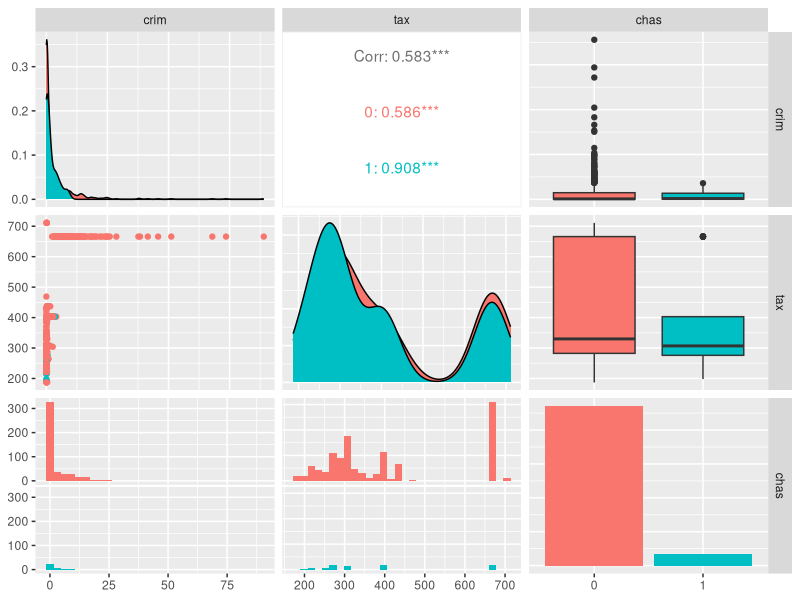
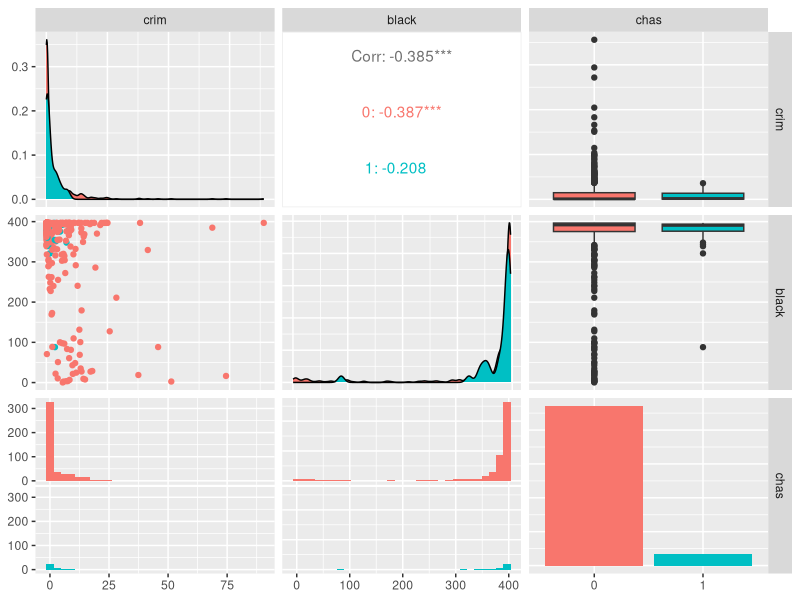
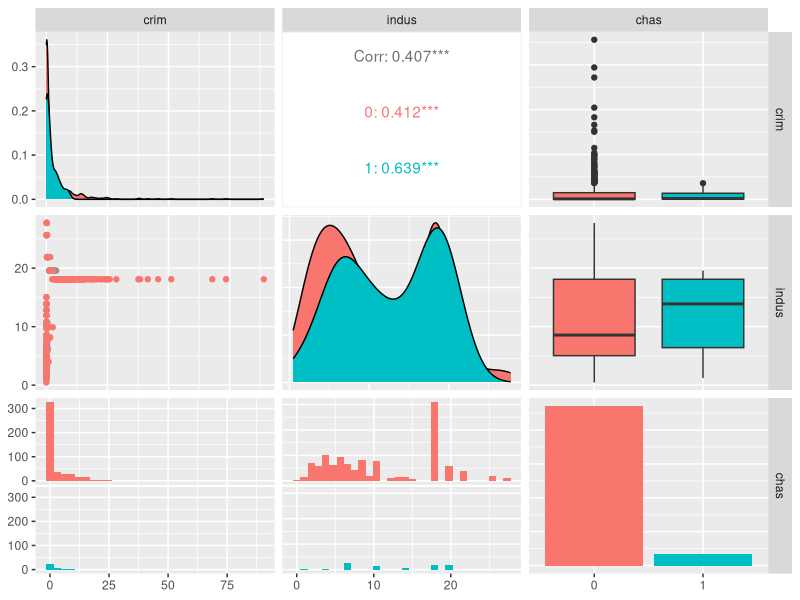
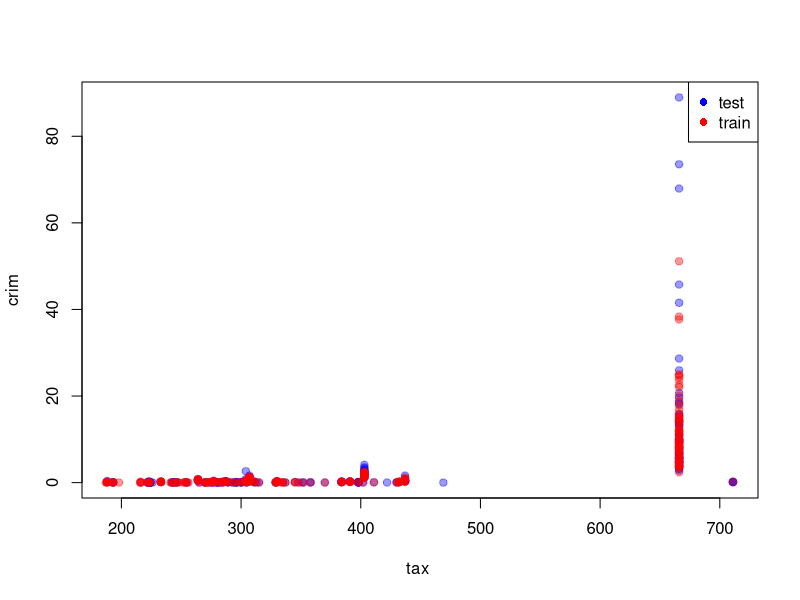
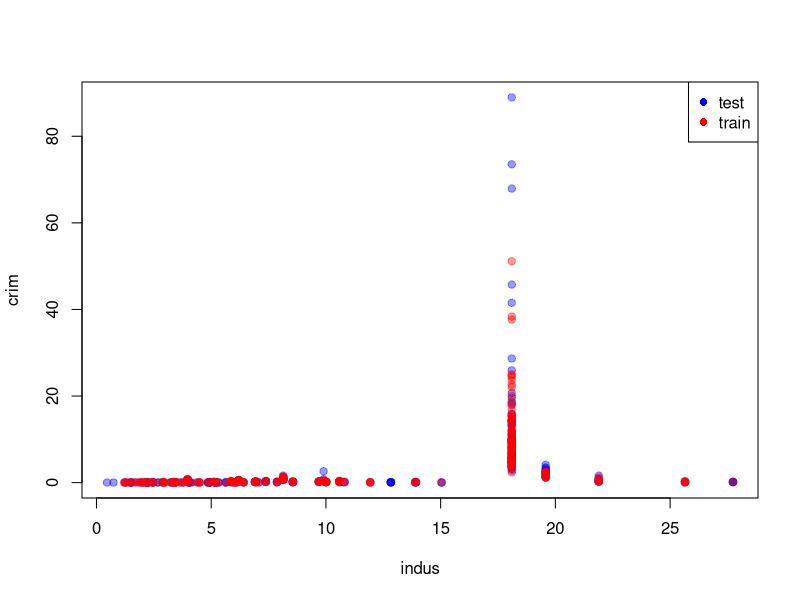
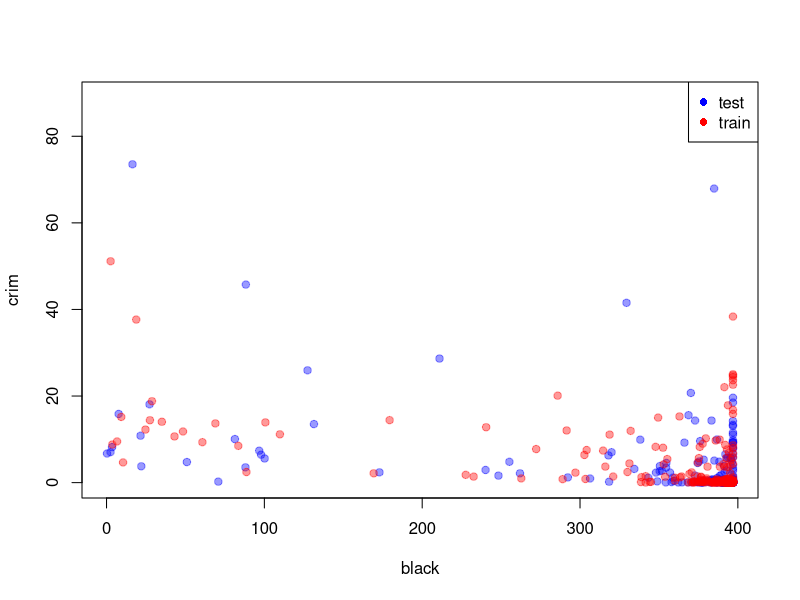
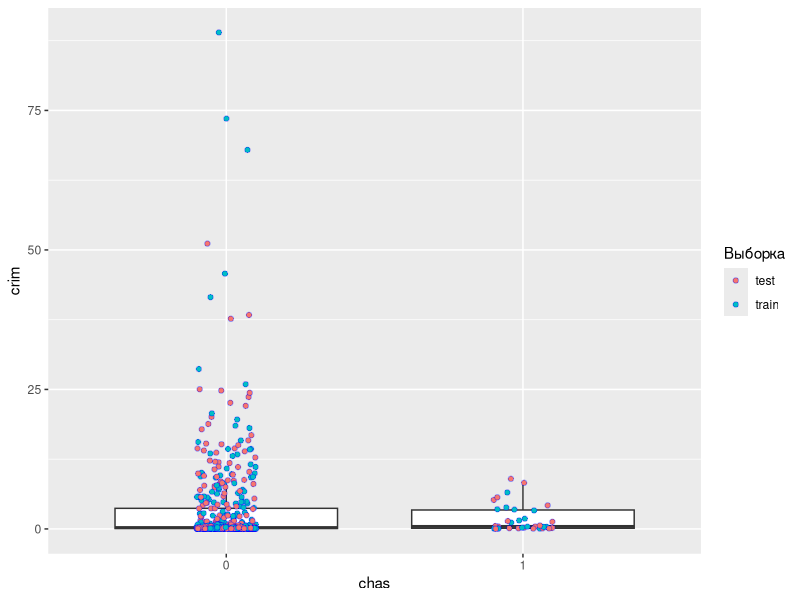
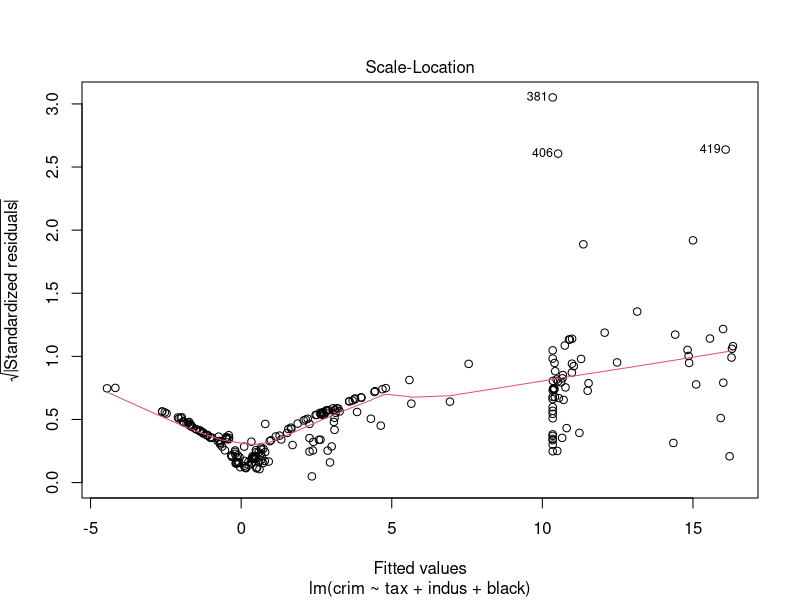

These charts were generated, in order, by the following R code:
## ---- chunk 1

# загрузка пакетов
library('MASS')         # загружаем пакет
library('GGally')       # графики совместного разброса переменных
library('lmtest')       # тесты остатков регрессионных моделей
library('FNN')          # алгоритм kNN
library('boot')              # расчёт ошибки с кросс-валидацией

knitr::opts_chunk$set(echo = TRUE)
## ---- chunk 2

my.seed <- 2

DF.boston <- subset(Boston, select = c(crim, tax, black, indus, chas))

#DF.boston <- Boston

head(DF.boston)

str(DF.boston) 

## ---- chunk 3

summary(DF.boston)

## ---- chunk 4

table(DF.boston$chas)

## ---- chunk 5

# переводим дискретные количественные переменные в факторы
DF.boston$chas <- as.factor(DF.boston$chas)

# графики разброса, цвет -- количество цилиндров
ggpairs(DF.boston[, c(1, 2, 5)], ggplot2::aes(color = chas))

ggpairs(DF.boston[, c(1, 3, 5)], ggplot2::aes(color = chas))

ggpairs(DF.boston[, c(1, 4, 5)], ggplot2::aes(color = chas))
## ---- chunk 6
#### Графики зависимости  crim ~ tax ,  crim ~ indus,  crim ~ black
#plot(DF.boston$tax , DF.boston$crim,
#     xlab = 'tax ', ylab = 'crim', pch = 21,
#     col = rgb(0, 0, 1, alpha = 0.4), bg = rgb(0, 0, 1, alpha = 0.4))

#plot(DF.boston$indus, DF.boston$crim,
#     xlab = 'indus', ylab = 'crim', pch = 21,
#     col = rgb(0, 0, 1, alpha = 0.4), bg = rgb(0, 0, 1, alpha = 0.4))

#plot(DF.boston$black, DF.boston$crim,
 #    xlab = 'black', ylab = 'crim', pch = 21,
 #    col = rgb(0, 0, 1, alpha = 0.4), bg = rgb(0, 0, 1, alpha = 0.4))

## ---- chunk 7
# общее число наблюдений
n <- nrow(DF.boston)

# доля обучающей выборки
train.percent <- 0.5

# выбрать наблюдения в обучающую выборку
set.seed(my.seed)
inTrain <- sample(1:n, n * train.percent)

# фактические значения Y на тестовой выборке
y.test.fact <- DF.boston$crim[-inTrain]

# рисуем разными цветами обучающую и тестовую
plot(DF.boston$tax [inTrain], DF.boston$crim[inTrain],
     xlab = 'tax ', ylab = 'crim', pch = 21,
     col = rgb(0, 0, 1, alpha = 0.4), bg = rgb(0, 0, 1, alpha = 0.4))
points(DF.boston$tax [-inTrain], DF.boston$crim[-inTrain],
       pch = 21, col = rgb(1, 0, 0, alpha = 0.4), 
       bg = rgb(1, 0, 0, alpha = 0.4))
legend('topright', 
       pch = c(16, 16), col = c('blue', 'red'), legend = c('test', 'train'))

plot(DF.boston$indus[inTrain], DF.boston$crim[inTrain],
     xlab = 'indus', ylab = 'crim', pch = 21,
     col = rgb(0, 0, 1, alpha = 0.4), bg = rgb(0, 0, 1, alpha = 0.4))
points(DF.boston$indus[-inTrain], DF.boston$crim[-inTrain],
       pch = 21, col = rgb(1, 0, 0, alpha = 0.4), 
       bg = rgb(1, 0, 0, alpha = 0.4))
legend('topright', 
       pch = c(16, 16), col = c('blue', 'red'), legend = c('test', 'train'))

plot(DF.boston$black[inTrain], DF.boston$crim[inTrain],
     xlab = 'black', ylab = 'crim', pch = 21,
     col = rgb(0, 0, 1, alpha = 0.4), bg = rgb(0, 0, 1, alpha = 0.4))
points(DF.boston$black[-inTrain], DF.boston$crim[-inTrain],
       pch = 21, col = rgb(1, 0, 0, alpha = 0.4), 
       bg = rgb(1, 0, 0, alpha = 0.4))
legend('topright', 
       pch = c(16, 16), col = c('blue', 'red'), legend = c('test', 'train'))



DF.boston$Выборка <- 1
DF.boston$Выборка[inTrain] <- 2
DF.boston$Выборка <- as.factor(DF.boston$Выборка)
levels(DF.boston$Выборка) <- c('test','train')

ggplot(
  DF.boston, aes(x = chas, y = crim)) + 
  geom_boxplot(outlier.shape = NA) + 
  geom_jitter(aes(bg = Выборка),position = position_jitter(width = .1, height = 0),
  pch = 21, col = rgb(0, 0, 1, alpha = 0.4)
  )

## ---- chunk 8

# присоединить таблицу с данными: названия стоблцов будут доступны напрямую
attach(DF.boston)

# подгонка модели на обучающей выборке
fit.lm.1_1 <- lm(crim ~ tax  + indus + black + chas, subset = inTrain)

# подгонка линейной модели на обучающей выборке
fit.lm.1_1 <- lm(crim ~ tax  + indus + black + chas, 
               subset = inTrain)
# прогноз на тестовую
y.test.lm.1_1 <- predict(fit.lm.1_1, DF.boston[-inTrain, ])

# считаем MSE на тестовой выборке
MSE.lm.1_1 <- mean((y.test.fact - y.test.lm.1_1)^2)

# отсоединить таблицу с данными
detach(DF.boston)

# смотрим ошибку
MSE.lm.1_1

## ---- chunk 9

# присоединить таблицу с данными: названия стоблцов будут доступны напрямую
attach(DF.boston)

# подгонка модели на обучающей выборке
fit.lm.2_1 <- lm(crim ~ poly(tax , 2) + poly(indus, 2) + poly(black, 2) + chas, subset = inTrain)

# прогноз на тестовую
y.test.lm.2_1 <- predict(fit.lm.2_1, DF.boston[-inTrain, ])

# считаем MSE на тестовой выборке
MSE.lm.2_1 <- round(mean((y.test.fact - y.test.lm.2_1)^2), 2)

# отсоединить таблицу с данными

detach(DF.boston)

# смотрим ошибку
MSE.lm.2_1

## ---- chunk 10

attach(DF.boston)

# подгонка модели на обучающей выборке
fit.lm.3_1 <- lm(crim ~ poly(tax , 3)  + poly(indus, 3) + poly(black, 3) + chas, 
               subset = inTrain)

# прогноз на тестовую
y.test.lm.3_1 <- predict(fit.lm.3_1, DF.boston[-inTrain, ])

# считаем MSE на тестовой выборке
MSE.lm.3_1 <- round(mean((y.test.fact - y.test.lm.3_1)^2), 2)

# отсоединить таблицу с данными
detach(DF.boston)

# смотрим ошибку
MSE.lm.3_1

## ---- chunk 11

# подгонка линейной модели на обучающей выборке
fit.glm_1 <- glm(crim ~ tax  + indus + black + chas, data = DF.boston)

# считаем LOOCV-ошибку
cv.err_1 <- cv.glm(DF.boston, fit.glm_1)

# результат: первое число -- по формуле LOOCV-ошибки,
#  второе -- с поправкой на смещение
cv.err_1$delta[1]

## ---- chunk 12

# вектор с LOOCV-ошибками
cv.err.loocv_1 <- rep(0, 5)
# имена элементов вектора
names(cv.err.loocv_1) <- 1:5

# цикл по степеням полиномов
for (i in 1:5) {
  # оценка модели
  fit.glm_1 <- glm(crim ~ poly(tax , i)  + poly(indus, i) + poly(black, i) + chas, data = DF.boston)
  # расчёт ошибки
  cv.err.loocv_1[i] <- cv.glm(DF.boston, fit.glm_1)$delta[1]
}

# результат
cv.err.loocv_1

## ---- chunk 13

# присоединить таблицу с данными: названия стоблцов будут доступны напрямую
attach(DF.boston)

# подгонка модели на обучающей выборке
fit.lm.1 <- lm(crim ~ tax  + indus + black, subset = inTrain)

# подгонка линейной модели на обучающей выборке
fit.lm.1 <- lm(crim ~ tax  + indus + black, 
               subset = inTrain)
# прогноз на тестовую
y.test.lm.1 <- predict(fit.lm.1, DF.boston[-inTrain, ])

# считаем MSE на тестовой выборке
MSE.lm.1 <- mean((y.test.fact - y.test.lm.1)^2)

# отсоединить таблицу с данными
detach(DF.boston)

# смотрим ошибку
MSE.lm.1

## ---- chunk 14

# присоединить таблицу с данными: названия стоблцов будут доступны напрямую
attach(DF.boston)

# подгонка модели на обучающей выборке
fit.lm.2 <- lm(crim ~ poly(tax , 2) + poly(indus, 2) + poly(black, 2), subset = inTrain)

# прогноз на тестовую
y.test.lm.2 <- predict(fit.lm.2, DF.boston[-inTrain, ])

# считаем MSE на тестовой выборке
MSE.lm.2 <- round(mean((y.test.fact - y.test.lm.2)^2), 2)

# отсоединить таблицу с данными

detach(DF.boston)

# смотрим ошибку
MSE.lm.2

## ---- chunk 15

attach(DF.boston)

# подгонка модели на обучающей выборке
fit.lm.3 <- lm(crim ~ poly(tax , 3)  + poly(indus, 3) + poly(black, 3), 
               subset = inTrain)

# прогноз на тестовую
y.test.lm.3 <- predict(fit.lm.3, DF.boston[-inTrain, ])

# считаем MSE на тестовой выборке
MSE.lm.3 <- round(mean((y.test.fact - y.test.lm.3)^2), 2)

# отсоединить таблицу с данными
detach(DF.boston)

# смотрим ошибку
MSE.lm.3

## ---- chunk 16

# подгонка линейной модели на обучающей выборке
fit.glm <- glm(crim ~ tax  + indus + black, data = DF.boston)

# считаем LOOCV-ошибку
cv.err <- cv.glm(DF.boston, fit.glm)

# результат: первое число -- по формуле LOOCV-ошибки,
#  второе -- с поправкой на смещение
cv.err$delta[1]

## ---- chunk 17

# вектор с LOOCV-ошибками
cv.err.loocv <- rep(0, 5)
# имена элементов вектора
names(cv.err.loocv) <- 1:5

# цикл по степеням полиномов
for (i in 1:5) {
  # оценка модели
  fit.glm <- glm(crim ~ poly(tax , i)  + poly(indus, i) + poly(black, i), data = DF.boston)
  # расчёт ошибки
  cv.err.loocv[i] <- cv.glm(DF.boston, fit.glm)$delta[1]
}

# результат
cv.err.loocv

## ---- chunk 18


# оценим точность полиномиальных моделей, меняя степень
# вектор с ошибками по 5-ти кратной кросс-валидации
cv.err.k.fold5 <- rep(0, 5)
# имена элементов вектора
names(cv.err.k.fold5) <- 1:5

# цикл по степеням полиномов
for (i in 1:5) {
  # оценка модели
  fit.glm <- glm(crim ~ poly(tax , i) + poly(indus, i) + poly(black, i), data = DF.boston)
  # расчёт ошибки
  cv.err.k.fold5[i] <- cv.glm(DF.boston, fit.glm, K = 5)$delta[1]
}

# результат
cv.err.k.fold5

## ---- chunk 19

# оценим точность полиномиальных моделей, меняя степень
# вектор с ошибками по 10-кратной кросс-валидации
cv.err.k.fold10 <- rep(0, 5)
# имена элементов вектора
names(cv.err.k.fold10) <- 1:5

# цикл по степеням полиномов
for (i in 1:5) {
  # оценка модели
  fit.glm <- glm(crim ~ poly(tax , i) + poly(indus, i) + poly(black, i), data = DF.boston)
  # расчёт ошибки
  cv.err.k.fold10[i] <- cv.glm(DF.boston, fit.glm, K = 10)$delta[1]
}

# результат
cv.err.k.fold10

## ---- chunk 20


# оценим точность полиномиальных моделей, меняя степень
# вектор с ошибками по 5-ти кратной кросс-валидации
cv.err.k.fold5_1 <- rep(0, 5)
# имена элементов вектора
names(cv.err.k.fold5_1) <- 1:5

# цикл по степеням полиномов
for (i in 1:5) {
  # оценка модели
  fit.glm_1 <- glm(crim ~ poly(tax , i) + poly(indus, i) + poly(black, i) + chas, data = DF.boston)
  # расчёт ошибки
  cv.err.k.fold5_1[i] <- cv.glm(DF.boston, fit.glm_1, K = 5)$delta[1]
}

# результат
cv.err.k.fold5_1

## ---- chunk 21

# оценим точность полиномиальных моделей, меняя степень
# вектор с ошибками по 10-кратной кросс-валидации
cv.err.k.fold10_1 <- rep(0, 5)
# имена элементов вектора
names(cv.err.k.fold10_1) <- 1:5

# цикл по степеням полиномов
for (i in 1:5) {
  # оценка модели
  fit.glm_1 <- glm(crim ~ poly(tax , i) + poly(indus, i) + poly(black, i) + chas, data = DF.boston)
  # расчёт ошибки
  cv.err.k.fold10_1[i] <- cv.glm(DF.boston, fit.glm_1, K = 10)$delta[1]
}

# результат
cv.err.k.fold10_1

## ---- chunk 22

# записываем все ошибки в таблицу
df.MSE <- data.frame(Модель = c('Линейная', 'Полином 2 степени',
                                'Полином 3 степени', 
                                rep(paste('Полином', 1:5, 'степени'), 3)), 
                     Проверка.точности = c(rep('Проверочная выборка 50%', 3),
                                           rep('LOOCV', 5), 
                                           rep('Кросс-валидация, k = 5', 5),
                                           rep('Кросс-валидация, k = 10', 5)),
                     MSE = round(c(MSE.lm.1, MSE.lm.2, MSE.lm.3, 
                                  cv.err.loocv, cv.err.k.fold10, cv.err.k.fold5), 2), 
                     MSE = round(c(MSE.lm.1_1, MSE.lm.2_1, MSE.lm.3_1, 
                                  cv.err.loocv_1, cv.err.k.fold10_1, cv.err.k.fold5_1), 2))

# все модели по возрастанию ошибки
df.MSE[order(df.MSE$MSE), ]

## ---- chunk 23

# Оценивание точности линейной регрессионной модели ----------------------------

# оценить стандартные ошибки параметров модели 
#  crim = beta_0 + beta_1 * horsepower с помощью бутстрепа,
#  сравнить с оценками ошибок по МНК

# функция для расчёта коэффициентов ПЛР по выборке из данных
boot.fn <- function(data, index){
  coef(lm(crim ~ tax  + indus + black, data = data, subset = index))
}
boot.fn(DF.boston, 1:n)

## ---- chunk 24

set.seed(my.seed)
boot.fn(DF.boston, sample(n, n, replace = T))

## ---- chunk 25
 
#  (1000 выборок с повторами)
boot(DF.boston, boot.fn, 1000)

## ---- chunk 26
# К
summary(fit.lm.1)$coef
summary(fit.lm.1_1)$coef

## ---- chunk 27
 
plot(fit.lm.1, 3)
plot(fit.lm.1_1, 3)

## ---- chunk 28

# вычислим оценки параметров квадратичной модели регрессии
boot.fn.2 <- function(data, index){
  coef(lm(crim ~ poly(tax , 2) + poly(indus, 2) +  poly(black, 2), data = data, subset = index))
}
# применим функцию к 1000 бутсреп-выборкам
set.seed(my.seed)
boot(DF.boston, boot.fn.2, 1000)

## ---- chunk 29

summary(fit.lm.2)$coef
summary(fit.lm.2_1)$coef

## ---- chunk 30

plot(fit.lm.2, 3)
plot(fit.lm.2_1, 3)
